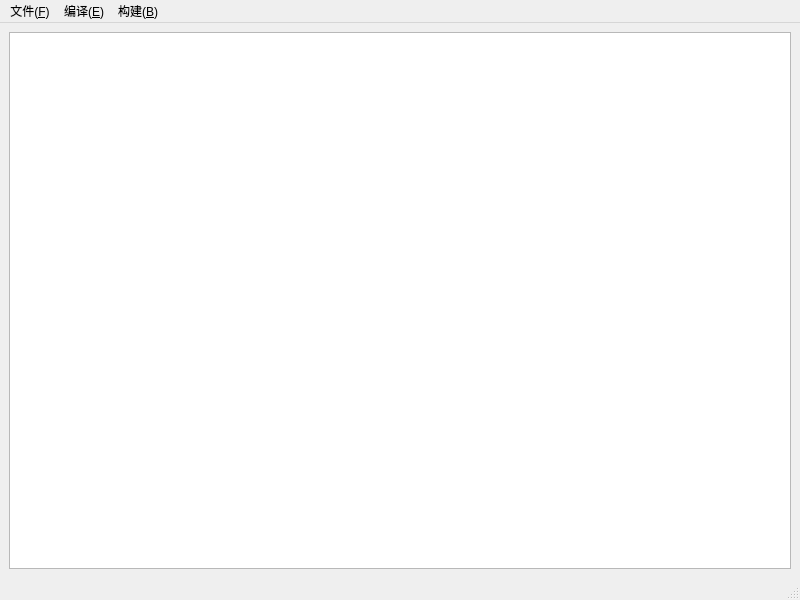
<?xml version="1.0" encoding="UTF-8"?>
<ui version="4.0">
 <class>MainWindow</class>
 <widget class="QMainWindow" name="MainWindow">
  <property name="geometry">
   <rect>
    <x>0</x>
    <y>0</y>
    <width>800</width>
    <height>600</height>
   </rect>
  </property>
  <property name="windowTitle">
   <string>MainWindow</string>
  </property>
  <widget class="QWidget" name="centralwidget">
   <layout class="QVBoxLayout" name="verticalLayout">
    <item>
     <widget class="QTextEdit" name="textEdit"/>
    </item>
   </layout>
  </widget>
  <widget class="QMenuBar" name="menubar">
   <property name="geometry">
    <rect>
     <x>0</x>
     <y>0</y>
     <width>800</width>
     <height>29</height>
    </rect>
   </property>
   <widget class="QMenu" name="menu_F">
    <property name="title">
     <string>文件(&amp;F)</string>
    </property>
    <addaction name="action_N"/>
    <addaction name="action_O"/>
    <addaction name="action_S"/>
   </widget>
   <widget class="QMenu" name="menu_E">
    <property name="title">
     <string>编译(&amp;E)</string>
    </property>
   </widget>
   <widget class="QMenu" name="menu_B">
    <property name="title">
     <string>构建(&amp;B)</string>
    </property>
   </widget>
   <addaction name="menu_F"/>
   <addaction name="menu_E"/>
   <addaction name="menu_B"/>
  </widget>
  <widget class="QStatusBar" name="statusbar"/>
  <action name="action_N">
   <property name="text">
    <string>新建(&amp;N)</string>
   </property>
  </action>
  <action name="action_O">
   <property name="text">
    <string>打开(&amp;O)</string>
   </property>
  </action>
  <action name="action_S">
   <property name="text">
    <string>另存(&amp;S)</string>
   </property>
  </action>
 </widget>
 <resources/>
 <connections/>
</ui>
